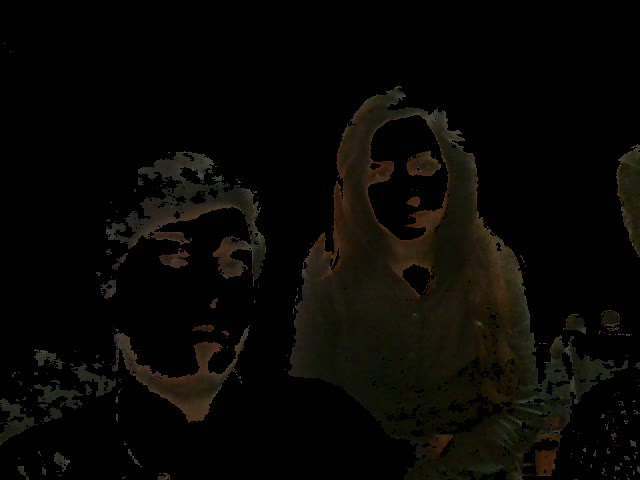
#> input picture frame 0 of outpy.avi, 640 x 480 px, given in place of the camera
$ python Frame.py
#> lines starting #> are read from the running program, lines starting #| are printed output that depends on the picture; after the words box and inside, x2 and y2 are one past the last pixel; in counts of white or black regions, pixels touching at a corner belong together
# Python program for Detection of a
# specific color(blue here) using OpenCV with Python
import cv2
import numpy as np
import CalculateRealHSV
import os
mouseX=0
mouseY=0
hsvcam = [0, 0, 0]
# Webcamera no 0 is used to capture the frames
cap = cv2.VideoCapture(0)
def mouseposition(event,x,y,flags,param):

    if event == cv2.EVENT_LBUTTONDOWN:
        global out
        out.release()

        os.remove("outpy.avi")

        out = cv2.VideoWriter('outpy.avi', cv2.VideoWriter_fourcc('M', 'J', 'P', 'G'), 10, (frame_width, frame_height))
        global mouseX, mouseY
        mouseY,mouseX = x,y
        global hsvcam
        print(ima1[mouseX][mouseY][0], ima1[mouseX][mouseY][1], ima1[mouseX][mouseY][2])
        hsvcam = CalculateRealHSV.rgb_to_hsv(ima1[mouseX][mouseY][0], ima1[mouseX][mouseY][1], ima1[mouseX][mouseY][2])
        hsvcam = list(hsvcam)
        hsvcam[0] = hsvcam[0] / 2
        hsvcam[1] = hsvcam[1] * 2.55
        hsvcam[2] = hsvcam[2] * 2.55
frame_height = int(cap.get(4))
frame_width = int(cap.get(3))
# Define the codec and create VideoWriter object.The output is stored in 'outpy.avi' file.
out = cv2.VideoWriter('outpy.avi', cv2.VideoWriter_fourcc('M', 'J', 'P', 'G'), 10, (frame_width, frame_height))
# This drives the program into an infinite loop.
while (1):
    # Captures the live stream frame-by-frame
    ret, frame = cap.read()
#> frame is the input picture: shape (480, 640, 3); mean B, G, R 4.5, 7.3, 8.5
    # Converts images from BGR to HSV
    hsv = cv2.cvtColor(frame, cv2.COLOR_BGR2HSV)
#> hsv: shape (480, 640, 3); mean H, S, V 10.3, 53.6, 8.7
    ima1 = cv2.cvtColor(frame, cv2.COLOR_BGR2RGB)
    # Here we are defining range of bluecolor in HSV
    # This creates a mask of blue coloured
    # objects found in the frame.
    mask = cv2.inRange(hsv, np.float32([hsvcam[0] - 20, hsvcam[1] - 100, hsvcam[2] - 50]), np.float32([hsvcam[0] + 20, hsvcam[1] + 100, hsvcam[2] + 50]))
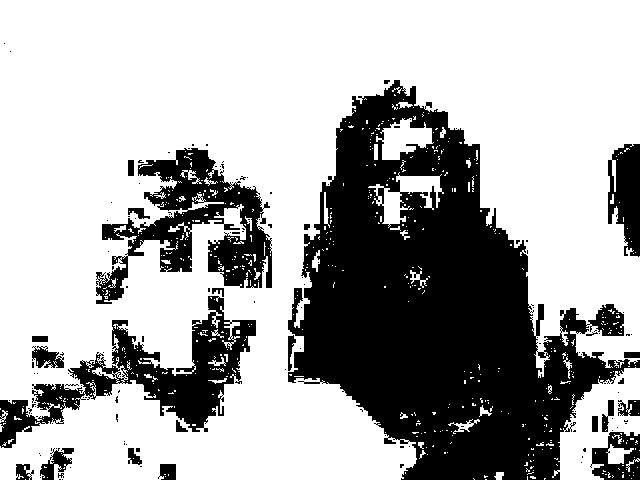
#> mask: shape (480, 640); 67.6% white; 148 black regions (124 under 20 px), largest, box (x1, y1, x2, y2) and area: (288, 80, 640, 480) 70603, (0, 296, 256, 448) 10879, (96, 148, 272, 304) 10701
    # The bitwise and of the frame and mask is done so
    # that only the blue coloured objects are highlighted
    # and stored in res
    res = cv2.bitwise_and(frame, frame, mask=mask)
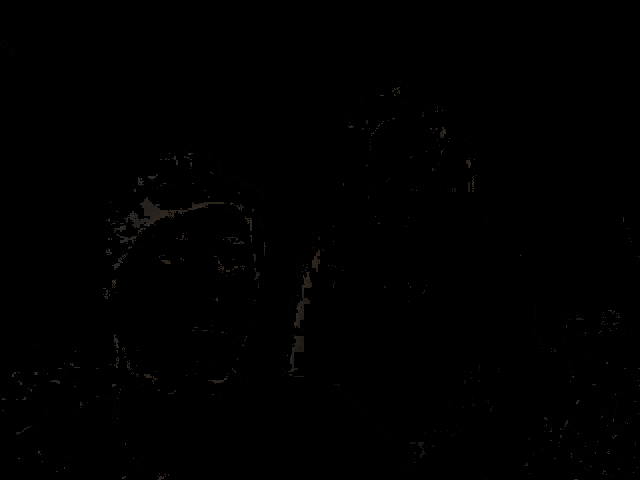
#> res: shape (480, 640, 3); mean B, G, R 0.4, 0.4, 0.5
    cv2.imshow('frame', frame)
    cv2.imshow('mask', mask)
    cv2.imshow('res', res)
    cv2.setMouseCallback('frame', mouseposition)
    if ret == True :
        out.write(res)
    # This displays the frame, mask
    # and res which we created in 3 separate windows.
    k = cv2.waitKey(5) & 0xFF
#> (key Esc is pressed here)
    if k == 27:
        break
    # Destroys all of the HighGUI windows.
cv2.destroyAllWindows()
out.release()

    # release the captured frame
cap.release()
